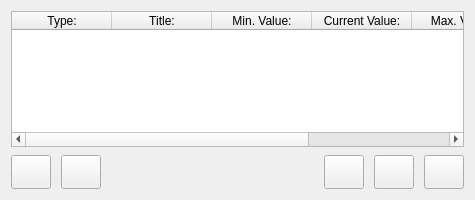
<?xml version="1.0" encoding="UTF-8"?>
<ui version="4.0">
 <class>MBSWtable_Form</class>
 <widget class="QWidget" name="MBSWtable_Form">
  <property name="geometry">
   <rect>
    <x>0</x>
    <y>0</y>
    <width>475</width>
    <height>200</height>
   </rect>
  </property>
  <property name="minimumSize">
   <size>
    <width>475</width>
    <height>200</height>
   </size>
  </property>
  <property name="font">
   <font>
    <family>Liberation Sans</family>
    <pointsize>9</pointsize>
   </font>
  </property>
  <property name="windowTitle">
   <string>Measuring Blocks</string>
  </property>
  <layout class="QVBoxLayout" name="verticalLayout">
   <property name="spacing">
    <number>0</number>
   </property>
   <item>
    <widget class="QTableWidget" name="selectedMBsSWs_tableWidget">
     <property name="minimumSize">
      <size>
       <width>382</width>
       <height>123</height>
      </size>
     </property>
     <property name="font">
      <font>
       <family>Liberation Sans</family>
      </font>
     </property>
     <property name="editTriggers">
      <set>QAbstractItemView::NoEditTriggers</set>
     </property>
     <property name="alternatingRowColors">
      <bool>true</bool>
     </property>
     <property name="selectionMode">
      <enum>QAbstractItemView::ContiguousSelection</enum>
     </property>
     <property name="selectionBehavior">
      <enum>QAbstractItemView::SelectRows</enum>
     </property>
     <column>
      <property name="text">
       <string>Type:</string>
      </property>
     </column>
     <column>
      <property name="text">
       <string>Title:</string>
      </property>
     </column>
     <column>
      <property name="text">
       <string>Min. Value:</string>
      </property>
     </column>
     <column>
      <property name="text">
       <string>Current Value:</string>
      </property>
     </column>
     <column>
      <property name="text">
       <string>Max. Value:</string>
      </property>
     </column>
     <column>
      <property name="text">
       <string>Unit:</string>
      </property>
     </column>
    </widget>
   </item>
   <item>
    <layout class="QHBoxLayout" name="horizontalLayout_2">
     <property name="spacing">
      <number>10</number>
     </property>
     <property name="topMargin">
      <number>8</number>
     </property>
     <property name="bottomMargin">
      <number>0</number>
     </property>
     <item>
      <widget class="QPushButton" name="mbswmovedown_pushButton">
       <property name="minimumSize">
        <size>
         <width>40</width>
         <height>34</height>
        </size>
       </property>
       <property name="maximumSize">
        <size>
         <width>40</width>
         <height>34</height>
        </size>
       </property>
       <property name="text">
        <string/>
       </property>
       <property name="icon">
        <iconset resource="../resources/FreeSSM.qrc">
         <normaloff>:/icons/chrystal/32x32/1downarrow.png</normaloff>:/icons/chrystal/32x32/1downarrow.png</iconset>
       </property>
       <property name="iconSize">
        <size>
         <width>24</width>
         <height>24</height>
        </size>
       </property>
      </widget>
     </item>
     <item>
      <widget class="QPushButton" name="mbswmoveup_pushButton">
       <property name="minimumSize">
        <size>
         <width>40</width>
         <height>34</height>
        </size>
       </property>
       <property name="maximumSize">
        <size>
         <width>40</width>
         <height>34</height>
        </size>
       </property>
       <property name="text">
        <string/>
       </property>
       <property name="icon">
        <iconset resource="../resources/FreeSSM.qrc">
         <normaloff>:/icons/chrystal/32x32/1uparrow.png</normaloff>:/icons/chrystal/32x32/1uparrow.png</iconset>
       </property>
       <property name="iconSize">
        <size>
         <width>24</width>
         <height>24</height>
        </size>
       </property>
      </widget>
     </item>
     <item>
      <spacer name="horizontalSpacer">
       <property name="orientation">
        <enum>Qt::Horizontal</enum>
       </property>
       <property name="sizeHint" stdset="0">
        <size>
         <width>40</width>
         <height>20</height>
        </size>
       </property>
      </spacer>
     </item>
     <item>
      <widget class="QPushButton" name="showMin_pushButton">
       <property name="sizePolicy">
        <sizepolicy hsizetype="Minimum" vsizetype="Fixed">
         <horstretch>0</horstretch>
         <verstretch>0</verstretch>
        </sizepolicy>
       </property>
       <property name="minimumSize">
        <size>
         <width>40</width>
         <height>34</height>
        </size>
       </property>
       <property name="maximumSize">
        <size>
         <width>40</width>
         <height>34</height>
        </size>
       </property>
       <property name="text">
        <string/>
       </property>
       <property name="icon">
        <iconset resource="../resources/FreeSSM.qrc">
         <normaloff>:/icons/freessm/24x24/show-min-value.png</normaloff>:/icons/freessm/24x24/show-min-value.png</iconset>
       </property>
       <property name="iconSize">
        <size>
         <width>24</width>
         <height>24</height>
        </size>
       </property>
       <property name="checkable">
        <bool>true</bool>
       </property>
      </widget>
     </item>
     <item>
      <widget class="QPushButton" name="showMax_pushButton">
       <property name="minimumSize">
        <size>
         <width>40</width>
         <height>34</height>
        </size>
       </property>
       <property name="maximumSize">
        <size>
         <width>40</width>
         <height>34</height>
        </size>
       </property>
       <property name="text">
        <string/>
       </property>
       <property name="icon">
        <iconset resource="../resources/FreeSSM.qrc">
         <normaloff>:/icons/freessm/24x24/show-max-value.png</normaloff>:/icons/freessm/24x24/show-max-value.png</iconset>
       </property>
       <property name="iconSize">
        <size>
         <width>24</width>
         <height>24</height>
        </size>
       </property>
       <property name="checkable">
        <bool>true</bool>
       </property>
      </widget>
     </item>
     <item>
      <widget class="QPushButton" name="resetMinMax_pushButton">
       <property name="sizePolicy">
        <sizepolicy hsizetype="Minimum" vsizetype="Fixed">
         <horstretch>0</horstretch>
         <verstretch>0</verstretch>
        </sizepolicy>
       </property>
       <property name="minimumSize">
        <size>
         <width>40</width>
         <height>34</height>
        </size>
       </property>
       <property name="maximumSize">
        <size>
         <width>40</width>
         <height>34</height>
        </size>
       </property>
       <property name="text">
        <string/>
       </property>
       <property name="icon">
        <iconset resource="../resources/FreeSSM.qrc">
         <normaloff>:/icons/freessm/24x24/reset-min-max.png</normaloff>:/icons/freessm/24x24/reset-min-max.png</iconset>
       </property>
       <property name="iconSize">
        <size>
         <width>24</width>
         <height>24</height>
        </size>
       </property>
      </widget>
     </item>
    </layout>
   </item>
  </layout>
 </widget>
 <resources>
  <include location="../resources/FreeSSM.qrc"/>
 </resources>
 <connections/>
</ui>
